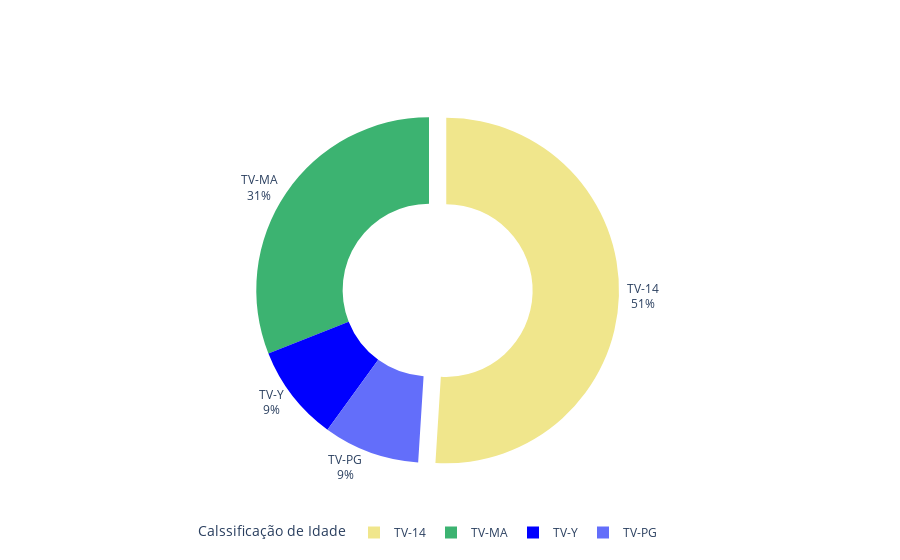

Notebook source saved alongside this figure:
### Code cell
fig = go.Figure(data = go.Pie(labels = rating,
                              values = percent,
                              marker_colors = cores_marcadores,
                              hole = 0.5,
                              pull = [0.10, 0, 0, 0]))
fig.update_traces(textposition = "outside", textinfo="percent+label")
fig.update_layout(legend_title_text="Calssificação de Idade",
                  legend=(dict(orientation="h",
                               xanchor="auto",
                               x=0.5)))
fig.show()

### Figure 1 — Plotly figure (JSON) as saved in the notebook; plotly's stock layout.template omitted (floating-point values rounded to 4 significant figures)
{"data": [{"hole": 0.5, "labels": ["TV-14", "TV-MA", "TV-Y", "TV-PG"], "marker": {"colors": ["khaki", "MediumSeaGreen", "blue", "limegree"]}, "pull": [0.1, 0, 0, 0], "textinfo": "percent+label", "textposition": "outside", "type": "pie", "values": [51, 31, 9, 9]}], "layout": {"autosize": true, "legend": {"orientation": "h", "title": {"text": "Calssificação de Idade"}, "x": 0.5, "xanchor": "auto", "y": -0.1}}}
